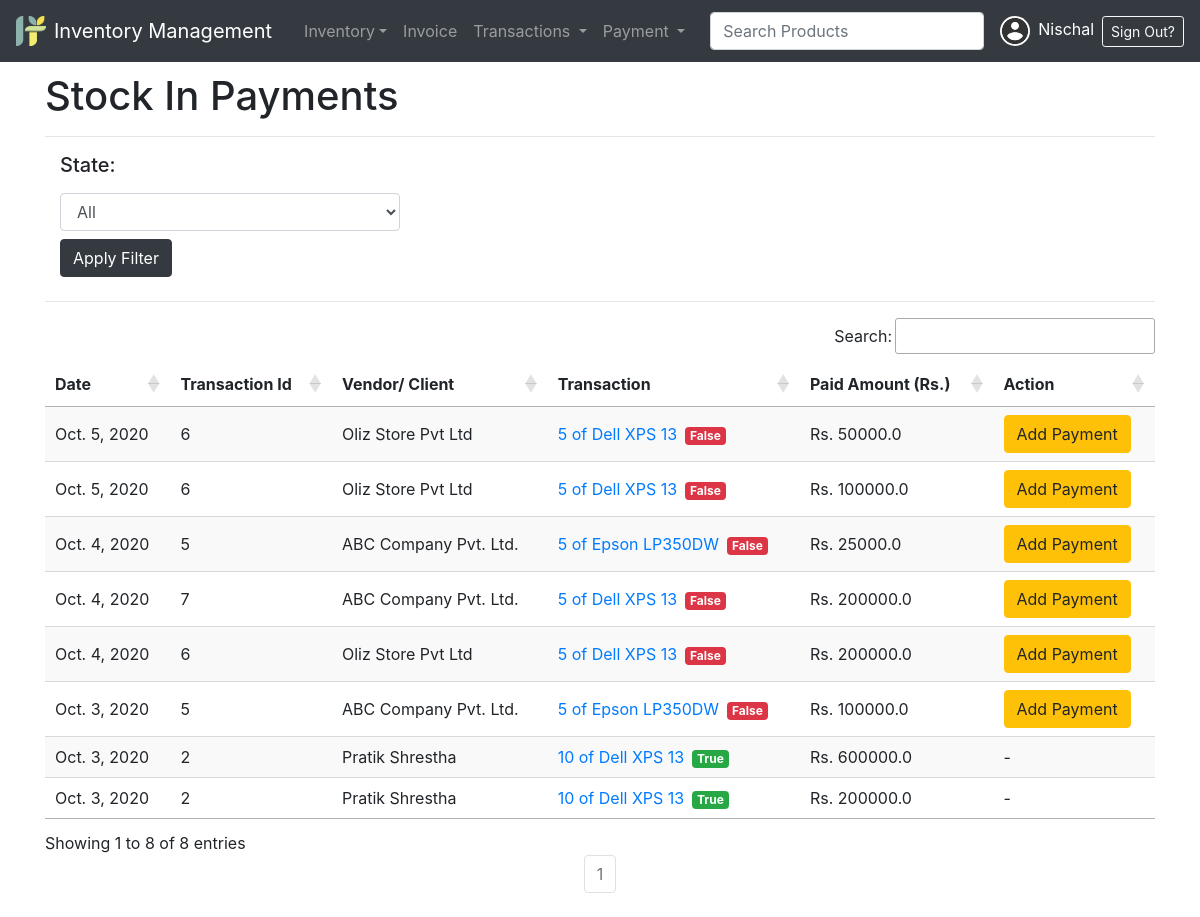
Screenshot of /inventory/payments/dr/ (signed in) with the database file from the repository.
### accounts/models.py (models this page shows, shortened)
class User(AbstractBaseUser, PermissionsMixin):
    class Types(models.TextChoices):
        ADMIN = "ADMIN", "Admin"
        STAFF = "STAFF", "Staff"
    base_type = Types.STAFF
    _type = models.CharField(
        _("Type"), max_length=50, choices=Types.choices, default=base_type
    )
    email = models.EmailField(max_length=254, unique=True)
    first_name = models.CharField(max_length=128)
    last_name = models.CharField(max_length=128)
    is_staff = models.BooleanField(default=False)
    is_superuser = models.BooleanField(default=False)
    is_active = models.BooleanField(default=True)
    last_login = models.DateTimeField(null=True, blank=True)
    date_joined = models.DateTimeField(auto_now_add=True)
    USERNAME_FIELD = 'email'
    EMAIL_FIELD = 'email'
    REQUIRED_FIELDS = ['first_name','last_name','_type']
    objects = UserManager()

### Userprofile/models.py (models this page shows, shortened)
class Profile(models.Model):
    user = models.OneToOneField(User, on_delete=models.CASCADE)
    contact = models.BigIntegerField(blank=True, null=True)
    dp = models.ImageField(default='user.png',upload_to='profile_pics')

### inventory/models.py (models this page shows, shortened)
class Payment(models.Model):
    transaction = models.ForeignKey("inventory.Transaction", verbose_name=_("Payment For Transaction"), on_delete=models.CASCADE)
    amount = models.FloatField(_("Amount to add in Transaction"))
    date = models.DateField(_("Date of Payment"), auto_now_add=True)
    class Meta:
        ordering = ['-date']

class Transaction(models.Model):
    class Types(models.TextChoices):
        STOCK_OUT = "STOCK OUT", "Stock Out"
        STOCK_IN = "STOCK IN", "Stock In"
    base_type = Types.STOCK_IN
    _type = models.CharField(
        _("Type"), max_length=50, choices=Types.choices, default=base_type
    )
    vendor_client = models.CharField(_("Vendor or Client"), max_length=240)
    item = models.ForeignKey("inventory.Item", verbose_name=_("Inventory Item"), on_delete=models.CASCADE)
    quantity = models.IntegerField(_("Quantity"), default=0)
    cost = models.FloatField(_("Cost Price Per Quantity Unit"), default=0)
    paid = models.FloatField(_("Paid Amount"), default = 0)
    remarks = models.TextField(_("Remarks on Deal"), null=True, blank=True)
    date = models.DateTimeField(_("Date of Transaction"), auto_now_add=True)
    balanced = models.BooleanField(_("Balanced"), editable = False)
    mobile_num_regex = RegexValidator(regex="^[0-9]{9,15}$", message="Entered mobile number isn't in a right format!")
    contact  = models.CharField(validators=[mobile_num_regex], max_length=13)
    class Meta:
        ordering = ['-date']
    def __str__(self):
        return f" {self.quantity} of {self.item}"

class Item(models.Model):
    name = models.CharField(_("Product Name"),max_length = 240, unique = True)
    brand = models.CharField(_("Product Brand"), max_length = 50, null=True, blank=True)
    category = models.ForeignKey("inventory.Category", verbose_name=_("category"), on_delete=models.CASCADE, related_name='categories')
    description = models.TextField(_("Product Description"))
    image = models.ImageField(_("Product Image"), upload_to="product_images", height_field=None, width_field=None, max_length=None, null=True, blank=True)
    cost_price = models.FloatField(_("Latest Cost Price"), default=0)
    quantity = models.IntegerField(_("Available Quantity"), default=0)
    selling_price = models.FloatField(_("Current Selling Price"), default=0)
    about_seller = models.TextField(_("About Seller"))
    def __str__(self):
        return self.name
    class Meta:
        ordering = ['name']

### inventory/views.py (the view)
# urls.py: path("payments/dr/", DebitPaymentListView.as_view(), name="dr-payments"),
class DebitPaymentListView(ListView):
    model = Payment
    context_object_name = 'payments'
    template_name = "inventory/dr-payments.html"
    paginate_by=50
    queryset = Payment.objects.all()
    def get_context_data(self, **kwargs):
        context = super().get_context_data(**kwargs)
        context["header"] = 'Stock In Payments'
        return context
    def get_queryset(self):
        qs = super().get_queryset().filter(transaction___type="STOCK IN")
        sts = self.request.GET.get('state')
        if sts=='balanced':
            qs = qs.filter(transaction__balanced=True)
        elif sts=='unbalanced':
            qs = qs.filter(transaction__balanced=False)
        return qs.order_by('-id')

### templates/inventory/dr-payments.html (shortened to what this page needs)
{% extends 'partial/base.html' %}
{% block style %}
<link rel="stylesheet" type="text/css" href="https://cdn.datatables.net/1.10.22/css/jquery.dataTables.css">
{% endblock style %}
{% block content %}
<h1>{{header}}</h1><hr>
<form action="" method="get">
    <div class="col-md-4">
      <label for="inputState"><h5>State:</h5></label>
      <select id="inputState" class="form-control" name='state'>
        <option selected>All</option>
      </select>
    <input type="submit" class='my-2 btn btn-dark' value='Apply Filter'>
    </div>
</form>
<hr>
<table id="table_id" class="display">
    <thead>
        <tr>
            <th>Date</th>
            <th>Transaction Id</th>
            <th>Vendor/ Client</th>
            <th>Transaction</th>
            <th>Paid Amount (Rs.)</th>
            <th>Action</th>
        </tr>
    </thead>
    <tbody>
    {% for payment in payments %}
        <tr>
            <td>{{payment.date}}</td>
            <td>{{payment.transaction.id}}</td>
            <td>{{payment.transaction.vendor_client}}</td>
            <td><a href="{% url 'inventory:transaction-update' payment.transaction.id%}">{{payment.transaction}}</a>{% if payment.transaction.balanced %}<span class='ml-2 badge badge-success'>{% else %}<span class='ml-2 badge badge-danger'>{% endif %}{{payment.transaction.balanced}}</span></td>
            <td>Rs. {{payment.amount}}</td>
            <td>
                {% if payment.transaction.balanced %}
                    -
                {% else %}
                    <a href="{% url 'inventory:quick-payment' payment.transaction.id%}" class="btn btn-small btn-warning">Add Payment</a>
                {% endif %}
            </td>
        </tr>
    {% endfor %}
    </tbody>
</table>
{% include "partial/pagination.html" %}
{% endblock content %}

### templates/partial/navbar.html (shortened to what this page needs)
<nav class="navbar navbar-expand-lg navbar-dark bg-dark fixed-top">
  <a class="navbar-brand js-scroll-trigger" href="/">
    <img src="/media/favicon.png" height='30' width='30' class="d-inline-block align-top"><span class='typewriter mx-2'>Inventory Management</span>
  </a>
  <div class="collapse navbar-collapse" id="navbarSupportedContent">
    <ul class="navbar-nav mr-auto">
      <li class="nav-item dropdown">
        <a class="nav-link dropdown-toggle" href="#" id="navbarDropdown" role="button" data-toggle="dropdown" aria-haspopup="true" aria-expanded="false">Inventory</a>
      </li>
      <li class="nav-item">
        <a class="nav-link" href="{% url 'invoice:invoice-list' %}">Invoice</a>
      </li>
      <li class="nav-item dropdown">
        <a class="nav-link dropdown-toggle" href="#" id="navbarDropdown" role="button" data-toggle="dropdown" aria-haspopup="true" aria-expanded="false">
          Transactions
        </a>
      </li>
      <li class="nav-item dropdown">
        <a class="nav-link dropdown-toggle" href="#" id="navbarDropdown" role="button" data-toggle="dropdown" aria-haspopup="true" aria-expanded="false">
          Payment
        </a>
      </li>
    </ul>
    <form class="form-inline my-2 my-lg-0" method='GET' action='/search'>
      <input class="form-control my-1 mr-sm-2" required='required' type="search" placeholder="Search Products" id='searchProductForm' name='q' data-toggle="popover" data-placement="bottom" data-content="Press enter to search" value="{{ query }}" style="" data-original-title="" title="">
    </form>
      {% if user.is_authenticated %}
        <a class="text-white mr-2" href="{% url 'profile' %}" id="navbarDropdown" role="button" aria-haspopup="true" aria-expanded="false">
          <img class='rounded-circle profile-img mx-2' src='{{ user.profile.dp.url }}' height=30px width=30px>{{ user.first_name }}
        </a>
        <a class="btn btn-sm btn-outline-light" href="{% url 'account_logout' %}">Sign Out?</a>
      {% else %}
        <a class="btn mr-1 mb-1 btn-sm btn-outline-success" href="{% url 'account_login' %}">Sign In</a>
        <a class="btn btn-sm mb-1 btn-warning" href="{% url 'account_signup' %}">Signup</a>
      {% endif %}
  </div>
</nav>

### rows the page displays
User: profile.dp (placeholder picture), first_name "Nischal"
Payment: date "Oct. 5, 2020", transaction.id "6", transaction.vendor_client "Oliz Store Pvt Ltd", transaction "5 of Dell XPS 13", transaction.balanced "False", amount "50000.0", shows "Add Payment"
Payment: date "Oct. 5, 2020", transaction.id "6", transaction.vendor_client "Oliz Store Pvt Ltd", transaction "5 of Dell XPS 13", transaction.balanced "False", amount "100000.0", shows "Add Payment"
Payment: date "Oct. 4, 2020", transaction.id "5", transaction.vendor_client "ABC Company Pvt. Ltd.", transaction "5 of Epson LP350DW", transaction.balanced "False", amount "25000.0", shows "Add Payment"
Payment: date "Oct. 4, 2020", transaction.id "7", transaction.vendor_client "ABC Company Pvt. Ltd.", transaction "5 of Dell XPS 13", transaction.balanced "False", amount "200000.0", shows "Add Payment"
Payment: date "Oct. 4, 2020", transaction.id "6", transaction.vendor_client "Oliz Store Pvt Ltd", transaction "5 of Dell XPS 13", transaction.balanced "False", amount "200000.0", shows "Add Payment"
Payment: date "Oct. 3, 2020", transaction.id "5", transaction.vendor_client "ABC Company Pvt. Ltd.", transaction "5 of Epson LP350DW", transaction.balanced "False", amount "100000.0", shows "Add Payment"
Payment: date "Oct. 3, 2020", transaction.id "2", transaction.vendor_client "Pratik Shrestha", transaction "10 of Dell XPS 13", transaction.balanced "True", amount "600000.0"
Payment: date "Oct. 3, 2020", transaction.id "2", transaction.vendor_client "Pratik Shrestha", transaction "10 of Dell XPS 13", transaction.balanced "True", amount "200000.0"

### other values shown
{{ header }} "Stock In Payments"
{{ num }} "1"
